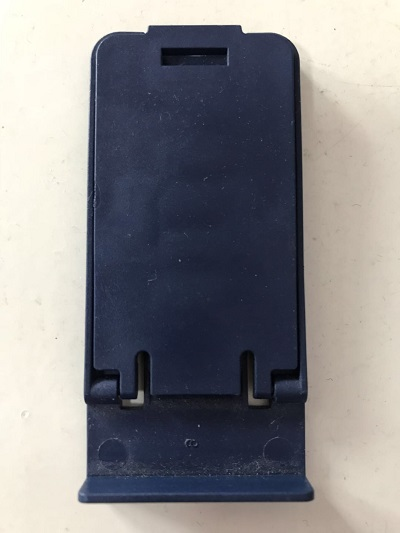
#> input picture demo_getRect/theoimg.jpg, 400 x 533 px, found by its file name
$ python Canny.py
#> lines starting #> are read from the running program, lines starting #| are printed output that depends on the picture; after the words box and inside, x2 and y2 are one past the last pixel; in counts of white or black regions, pixels touching at a corner belong together
# coding=utf-8
import cv2
import numpy as np

img = cv2.imread("theoimg.jpg", 0)
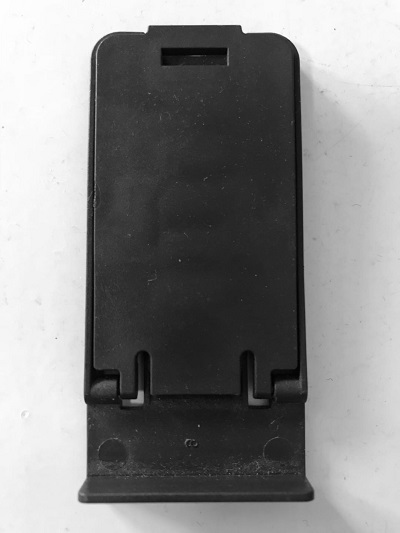
#> img: shape (533, 400); min 0, max 255, mean 134.4

img = cv2.GaussianBlur(img, (3, 3), 0)
canny = cv2.Canny(img, 50, 150)
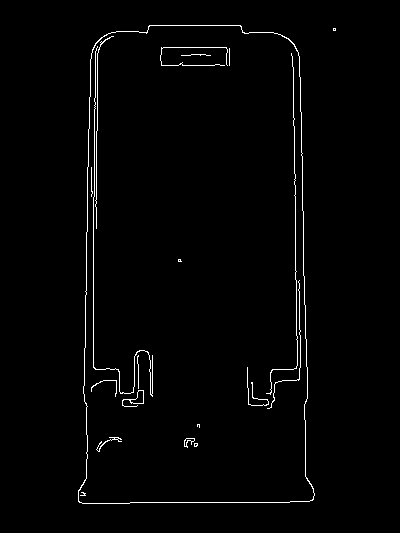
#> canny: shape (533, 400); 1.6% white in thin lines or dots, all inside (x1, y1, x2, y2) = (78, 25, 336, 504)

cv2.imshow('Canny', canny)
cv2.waitKey(0)
cv2.destroyAllWindows()
